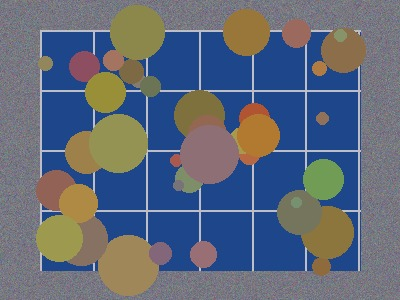
#> input picture backend/tests/fixtures/esp32/modelo_diz_limpo.jpg, 400 x 300 px
$ python -i framing.py   (imports and definitions only)
#> lines starting #> are read from the running program, lines starting #| are printed output that depends on the picture; after the words box and inside, x2 and y2 are one past the last pixel; in counts of white or black regions, pixels touching at a corner belong together
"""Enquadramento das fotos para o modelo grande: cópia FIEL do `preprocess.py` gerado pelo notebook
`tratamento_dataset_224.ipynb` do time (célula 3, "Funções de tratamento"). O ResNet foi treinado com fotos que passaram
por aqui, então a inferência tem que passar pelo MESMO código. Não "melhore" a lógica sem retreinar o modelo.

O que faz em cada foto (RGB, orientação EXIF já corrigida pelo backend):
  1. remove faixas uniformes nas bordas (barras pretas/brancas);
  2. acha a placa pela cor (azul ou cinza/preta) e recorta um quadrado em volta dela, com folga (FRAME_MARGIN);
     se não achar, recorte quadrado central (CENTER_FRAC do lado menor);
  3. se a região for alongada demais (> WIDE_RATIO), completa o quadrado com um fundo desfocado da própria foto;
  4. redimensiona para size×size (INTER_AREA ao reduzir, INTER_CUBIC ao ampliar).
Nenhuma mudança de cor, brilho ou contraste.

Diferenças em relação ao notebook (só de entrada/saída, não de lógica): recebe o array RGB em vez do caminho do arquivo
(o backend já abriu e corrigiu a orientação), e os parâmetros vêm do model_card.json quando ele os tiver.
"""
from __future__ import annotations

from io import BytesIO

import cv2
import numpy as np
from PIL import Image

# Valores da célula 1 (CFG) do notebook que gerou o dataset do resnet50-224-20261116.
IMG_SIZE = 224
FRAMING = "panel"
FRAME_MARGIN = 0.06
CENTER_FRAC = 0.90
WIDE_RATIO = 1.5
MODES = ("panel", "center", "none")
DATASET_JPEG_QUALITY = 95    # o notebook gravou cada foto tratada em JPEG 95, sem subamostragem de cor (4:4:4)


def trim_borders(img, tol=6.0, max_cut=0.2):
    # remove linhas/colunas uniformes nas bordas (barras de letterbox), até max_cut de cada lado
    g = cv2.cvtColor(img, cv2.COLOR_RGB2GRAY).astype(np.float32)
    h, w = g.shape
    top, bottom, left, right = 0, h, 0, w
    while top < h * max_cut and g[top].std() < tol:
        top += 1
    while h - bottom < h * max_cut and g[bottom - 1].std() < tol:
        bottom -= 1
    while left < w * max_cut and g[:, left].std() < tol:
        left += 1
    while w - right < w * max_cut and g[:, right - 1].std() < tol:
        right -= 1
    return img[top:bottom, left:right]


def detect_panel_box(img, work=256, min_frac=0.12, max_frac=0.98, min_fill=0.35):
    # caixa (x0, y0, x1, y1) da placa pela cor; None se não encontrar ou se a detecção parecer duvidosa
    h, w = img.shape[:2]
    s = work / max(h, w)
    small = cv2.resize(img, (max(1, int(w * s)), max(1, int(h * s))), interpolation=cv2.INTER_AREA)
    hsv = cv2.cvtColor(small, cv2.COLOR_RGB2HSV).astype(np.int32)
    H, Sat, V = hsv[..., 0], hsv[..., 1], hsv[..., 2]
    azul = (H >= 85) & (H <= 135) & (Sat >= 30) & (V >= 25)          # placas azuis (policristalinas / vidro)
    cinza = (Sat <= 40) & (V >= 55) & (V <= 190)                      # placas pretas/cinza (com reflexo ou poeira)
    mask = ((azul | cinza).astype(np.uint8)) * 255
    k = max(3, work // 40)
    mask = cv2.morphologyEx(mask, cv2.MORPH_OPEN, np.ones((k, k), np.uint8))
    mask = cv2.morphologyEx(mask, cv2.MORPH_CLOSE, np.ones((k, k), np.uint8))
    n, _, stats, _ = cv2.connectedComponentsWithStats(mask, 8)
    if n <= 1:
        return None, 0.0
    areas = stats[1:, cv2.CC_STAT_AREA]
    keep = [i + 1 for i, a in enumerate(areas) if a >= 0.15 * areas.max()]
    x0 = min(stats[i, cv2.CC_STAT_LEFT] for i in keep)
    y0 = min(stats[i, cv2.CC_STAT_TOP] for i in keep)
    x1 = max(stats[i, cv2.CC_STAT_LEFT] + stats[i, cv2.CC_STAT_WIDTH] for i in keep)
    y1 = max(stats[i, cv2.CC_STAT_TOP] + stats[i, cv2.CC_STAT_HEIGHT] for i in keep)
    frac = (x1 - x0) * (y1 - y0) / float(small.shape[0] * small.shape[1])
    if frac < min_frac or (mask[y0:y1, x0:x1] > 0).mean() < min_fill:
        return None, frac
    if frac > max_frac:                                               # a placa já ocupa a foto inteira
        return (0, 0, w, h), frac
    return (int(x0 / s), int(y0 / s), int(np.ceil(x1 / s)), int(np.ceil(y1 / s))), frac


def _clamp(a0, a1, lim):
    if a1 - a0 >= lim:
        return 0.0, float(lim)
    if a0 < 0:
        a1 -= a0; a0 = 0.0
    if a1 > lim:
        a0 -= a1 - lim; a1 = float(lim)
    return a0, a1


def blur_fill(part):
    # completa até quadrado com a PRÓPRIA imagem esticada e bem desfocada ao fundo (sem branco, sem duplicar a placa)
    ph, pw = part.shape[:2]
    side = max(ph, pw)
    bg = cv2.resize(part, (side, side), interpolation=cv2.INTER_AREA)
    k = max(3, (side // 8) | 1)
    bg = cv2.GaussianBlur(bg, (k, k), 0)
    y0, x0 = (side - ph) // 2, (side - pw) // 2
    bg[y0:y0 + ph, x0:x0 + pw] = part
    return bg


def square_region(img, box, margin, wide_ratio):
    # devolve (região quadrada, como foi feita). Recorta um quadrado em volta da caixa. Se a caixa for
    # alongada demais para caber num quadrado dentro da foto, usa a maior região real possível em volta dela
    # e completa o que faltar com um fundo desfocado da própria imagem (nada é cortado da placa).
    h, w = img.shape[:2]
    x0, y0, x1, y1 = [float(v) for v in box]
    bw, bh = x1 - x0, y1 - y0
    x0 -= bw * margin; x1 += bw * margin; y0 -= bh * margin; y1 += bh * margin
    x0, x1 = _clamp(x0, x1, w); y0, y1 = _clamp(y0, y1, h)
    bw, bh = x1 - x0, y1 - y0
    side = max(bw, bh)
    cx, cy = (x0 + x1) / 2, (y0 + y1) / 2
    if max(bw, bh) / max(min(bw, bh), 1) > wide_ratio and side > min(w, h):
        if bw >= bh:                                   # larga: estende para cima/baixo com conteúdo real
            y0, y1 = _clamp(cy - side / 2, cy + side / 2, h)
        else:                                          # alta: estende para os lados
            x0, x1 = _clamp(cx - side / 2, cx + side / 2, w)
        part = img[int(y0):int(round(y1)), int(x0):int(round(x1))]
        if part.shape[0] == part.shape[1]:
            return part, "recorte"
        return blur_fill(part), "fundo_desfocado"
    side = min(side, w, h)
    sx0, sx1 = _clamp(cx - side / 2, cx + side / 2, w)
    sy0, sy1 = _clamp(cy - side / 2, cy + side / 2, h)
    return img[int(sy0):int(round(sy1)), int(sx0):int(round(sx1))], "recorte"


def frame_image(img, size=IMG_SIZE, mode=FRAMING, margin=FRAME_MARGIN, center_frac=CENTER_FRAC, wide_ratio=WIDE_RATIO):
    # imagem RGB -> (imagem RGB size x size uint8, info). Use a MESMA função no treino e na inferência.
    img = trim_borders(img)
    h, w = img.shape[:2]
    info = {"deteccao": None, "frac_placa": None}
    box = None
    if mode == "panel":
        box, frac = detect_panel_box(img)
        info["frac_placa"] = round(float(frac), 3)
        info["deteccao"] = "placa" if box is not None else "nao_encontrada"
    if box is None:                                                   # recorte central (ou foto inteira, se for larga)
        if max(w, h) / min(w, h) > wide_ratio:
            box, margin = (0, 0, w, h), 0.0
        else:
            side = min(w, h) * center_frac
            box, margin = ((w - side) / 2, (h - side) / 2, (w + side) / 2, (h + side) / 2), 0.0
    part, how = square_region(img, box, margin, wide_ratio)
    info["metodo"] = ("placa" if info["deteccao"] == "placa" else "central") + "+" + how
    interp = cv2.INTER_AREA if max(part.shape[:2]) > size else cv2.INTER_CUBIC
    return cv2.resize(part, (size, size), interpolation=interp), info


def as_saved_in_dataset(framed: np.ndarray) -> np.ndarray:
    """A foto tratada como ela ficou no dataset de treino: gravada em JPEG 95 sem subamostragem (célula 4 do notebook de
    tratamento, save_jpg) e lida de volta. Os dois treinos (ResNet e ESP32) partiram desses arquivos."""
    buf = BytesIO()
    Image.fromarray(framed).save(buf, "JPEG", quality=DATASET_JPEG_QUALITY, subsampling=0)
    return np.asarray(Image.open(BytesIO(buf.getvalue())).convert("RGB"))


def treated_224(rgb: np.ndarray, mode: str = FRAMING, size: int = IMG_SIZE, **kw) -> tuple[np.ndarray, dict]:
    """Foto RGB -> (foto tratada size×size como no dataset, info). frame_image + o JPEG 95 do dataset."""
    out, info = frame_image(np.ascontiguousarray(rgb), size, mode, **kw)
    return as_saved_in_dataset(out), info

>>> import cv2
>>> picture = cv2.cvtColor(cv2.imread('../../tests/fixtures/esp32/modelo_diz_limpo.jpg'), cv2.COLOR_BGR2RGB)
>>> result = treated_224(picture)
#> in trim_borders, `g = cv2.cvtColor(img, cv2.COLOR_RGB2GRAY).astype(np.float32)`:
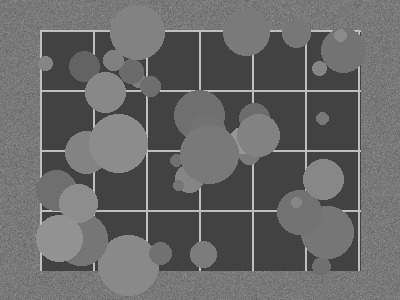
#> g: shape (300, 400) float32; min 54, max 201, mean 104.8
#> after the loop in trim_borders, `while top < h * max_cut and g[top].std() < tol:`: top = 0
#> after the loop in trim_borders, `while h - bottom < h * max_cut and g[bottom - 1].std() < tol:`: bottom = 300
#> after the loop in trim_borders, `while left < w * max_cut and g[:, left].std() < tol:`: left = 0
#> after the loop in trim_borders, `while w - right < w * max_cut and g[:, right - 1].std() < tol:`: right = 400
#> in detect_panel_box, `H, Sat, V = hsv[..., 0], hsv[..., 1], hsv[..., 2]`:
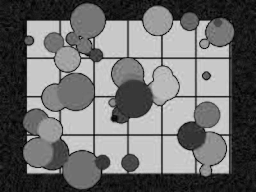
#> Sat: shape (192, 256) int32; min 0, max 220, mean 108.5
#> in detect_panel_box, `H, Sat, V = hsv[..., 0], hsv[..., 1], hsv[..., 2]`:
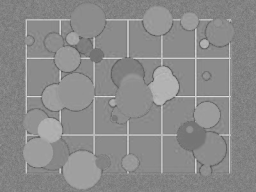
#> V: shape (192, 256) int32; min 79, max 224, mean 138.9
#> in detect_panel_box, `azul = (H >= 85) & (H <= 135) & (Sat >= 30) & (V >= 25)`:
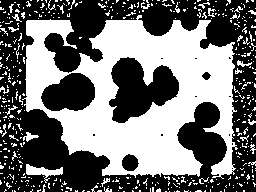
#> azul: shape (192, 256) bool; 45% white; 483 white regions (451 under 20 px), largest, box (x1, y1, x2, y2) and area: (22, 15, 238, 179) 19096, (26, 164, 63, 183) 283, (23, 132, 39, 142) 73
#> in detect_panel_box, `cinza = (Sat <= 40) & (V >= 55) & (V <= 190)`: cinza: shape (192, 256) bool; 32.8% white; 210 white regions (208 under 20 px), largest, box (x1, y1, x2, y2) and area: (0, 0, 256, 192) 15659, (112, 115, 118, 122) 37
#> in detect_panel_box, `mask = ((azul | cinza).astype(np.uint8)) * 255`: mask: shape (192, 256); 72.1% white; 42 black regions (31 under 20 px), largest, box (x1, y1, x2, y2) and area: (23, 109, 110, 190) 3293, (109, 58, 179, 123) 2724, (44, 3, 106, 73) 2250
#> in detect_panel_box, `mask = cv2.morphologyEx(mask, cv2.MORPH_OPEN, np.ones((k, k), np.uint8))`: mask: shape (192, 256); 71.1% white; 24 black regions (16 under 20 px), largest, box (x1, y1, x2, y2) and area: (19, 4, 112, 192) 7344, (110, 59, 180, 124) 2786, (179, 103, 227, 178) 2021
#> in detect_panel_box, `mask = cv2.morphologyEx(mask, cv2.MORPH_CLOSE, np.ones((k, k), np.uint..`:
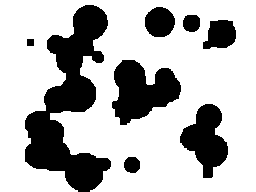
#> mask: shape (192, 256); 71.5% white; 8 black regions, largest, box (x1, y1, x2, y2) and area: (25, 5, 111, 192) 7286, (112, 60, 181, 125) 2780, (180, 104, 228, 178) 2014
#> in detect_panel_box, `n, _, stats, _ = cv2.connectedComponentsWithStats(mask, 8)`: n = 2; stats = [[25, 5, 211, 187, 14032], [0, 0, 256, 192, 35120]]
#> in detect_panel_box, `areas = stats[1:, cv2.CC_STAT_AREA]`: areas = [35120]
#> in detect_panel_box, `keep = [i + 1 for i, a in enumerate(areas) if a >= 0.15 * areas.max()]`: keep = [1]
#> in detect_panel_box, `x0 = min(stats[i, cv2.CC_STAT_LEFT] for i in keep)`: x0 = 0
#> in detect_panel_box, `x1 = max(stats[i, cv2.CC_STAT_LEFT] + stats[i, cv2.CC_STAT_WIDTH] for ..`: x1 = 256
#> in detect_panel_box, `y1 = max(stats[i, cv2.CC_STAT_TOP] + stats[i, cv2.CC_STAT_HEIGHT] for ..`: y1 = 192
#> in detect_panel_box, `frac = (x1 - x0) * (y1 - y0) / float(small.shape[0] * small.shape[1])`: frac = 1
#> in frame_image, `box, frac = detect_panel_box(img)`: box = (0, 0, 400, 300); frac = 1
#> in square_region, `x0, y0, x1, y1 = [float(v) for v in box]`: x0 = 0; x1 = 400; y1 = 300
#> in square_region, `bw, bh = x1 - x0, y1 - y0`: bw = 400; bh = 300
#> in square_region, `x0 -= bw * margin`: x0 = -24
#> in square_region, `x1 += bw * margin`: x1 = 424
#> in square_region, `y0 -= bh * margin`: y0 = -18
#> in square_region, `y1 += bh * margin`: y1 = 318
#> in square_region, `x0, x1 = _clamp(x0, x1, w)`: x0 = 0; x1 = 400
#> in square_region, `y0, y1 = _clamp(y0, y1, h)`: y0 = 0; y1 = 300
#> in square_region, `side = max(bw, bh)`: side = 400
#> in square_region, `cx, cy = (x0 + x1) / 2, (y0 + y1) / 2`: cx = 200; cy = 150
#> in square_region, `side = min(side, w, h)`: side = 300
#> in square_region, `sx0, sx1 = _clamp(cx - side / 2, cx + side / 2, w)`: sx0 = 50; sx1 = 350
#> in square_region, `sy0, sy1 = _clamp(cy - side / 2, cy + side / 2, h)`: sy0 = 0; sy1 = 300
#> in frame_image, `part, how = square_region(img, box, margin, wide_ratio)`: how = 'recorte'
#> in treated_224, `out, info = frame_image(np.ascontiguousarray(rgb), size, mode, **kw)`:
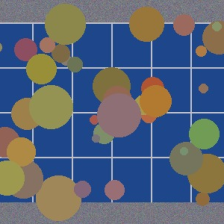
#> out: shape (224, 224, 3); mean R, G, B 91.4, 101.7, 118
#> in treated_224, `out, info = frame_image(np.ascontiguousarray(rgb), size, mode, **kw)`: info = {'deteccao': 'placa', 'frac_placa': 1, 'metodo': 'placa+recorte'}
#> in as_saved_in_dataset, `return np.asarray(Image.open(BytesIO(buf.getvalue())).convert("RGB"))`:
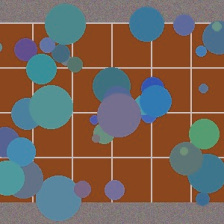
#> returned value: shape (224, 224, 3); mean of channels 0, 1, 2 91.4, 101.7, 118; drawn as B, G, R

$ run again, on backend/tests/fixtures/esp32/modelo_diz_severo.jpg
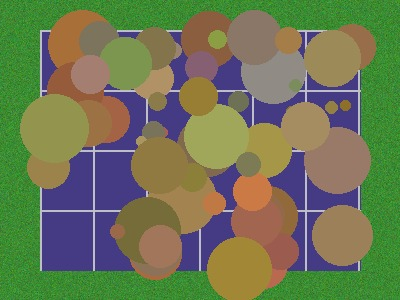
#> input picture backend/tests/fixtures/esp32/modelo_diz_severo.jpg, 400 x 300 px
#> after the loop in trim_borders, `while top < h * max_cut and g[top].std() < tol:`: top = 0
#> after the loop in trim_borders, `while h - bottom < h * max_cut and g[bottom - 1].std() < tol:`: bottom = 300
#> after the loop in trim_borders, `while left < w * max_cut and g[:, left].std() < tol:`: left = 0
#> after the loop in trim_borders, `while w - right < w * max_cut and g[:, right - 1].std() < tol:`: right = 400
#> in detect_panel_box, `azul = (H >= 85) & (H <= 135) & (Sat >= 30) & (V >= 25)`:
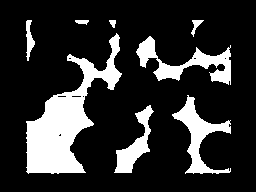
#> azul: shape (192, 256) bool; 18.7% white; 8 white regions, largest, box (x1, y1, x2, y2) and area: (26, 33, 122, 174) 4855, (136, 36, 231, 85) 1562, (172, 95, 231, 174) 1459
#> cinza: shape (192, 256) bool; 2.7% white; 165 white regions (162 under 20 px), largest, box (x1, y1, x2, y2) and area: (154, 32, 200, 66) 944, (146, 58, 159, 71) 29, (91, 77, 105, 86) 21
#> n = 8; stats = [[0, 0, 256, 192, 39593], [196, 21, 6, 7, 42], [139, 37, 94, 48, 2464], [29, 38, 93, 137, 4773], [29, 40, 7, 10, 67], [176, 99, 57, 76, 1351], [138, 109, 16, 17, 188], [118, 139, 32, 36, 674]]
#> areas = [42, 2464, 4773, 67, 1351, 188, 674]
#> keep = [2, 3, 5]
#> in detect_panel_box, `x0 = min(stats[i, cv2.CC_STAT_LEFT] for i in keep)`: x0 = 29
#> in detect_panel_box, `y0 = min(stats[i, cv2.CC_STAT_TOP] for i in keep)`: y0 = 37
#> in detect_panel_box, `x1 = max(stats[i, cv2.CC_STAT_LEFT] + stats[i, cv2.CC_STAT_WIDTH] for ..`: x1 = 233
#> in detect_panel_box, `y1 = max(stats[i, cv2.CC_STAT_TOP] + stats[i, cv2.CC_STAT_HEIGHT] for ..`: y1 = 175
#> in detect_panel_box, `frac = (x1 - x0) * (y1 - y0) / float(small.shape[0] * small.shape[1])`: frac = 0.573
#> how = 'recorte'
#> info = {'deteccao': 'nao_encontrada', 'frac_placa': 0.573, 'metodo': 'central+recorte'}
#> in as_saved_in_dataset, `return np.asarray(Image.open(BytesIO(buf.getvalue())).convert("RGB"))`:
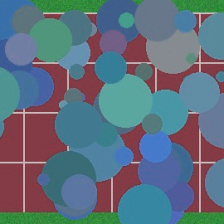
#> returned value: shape (224, 224, 3); mean of channels 0, 1, 2 125.5, 111.3, 94.3; drawn as B, G, R
